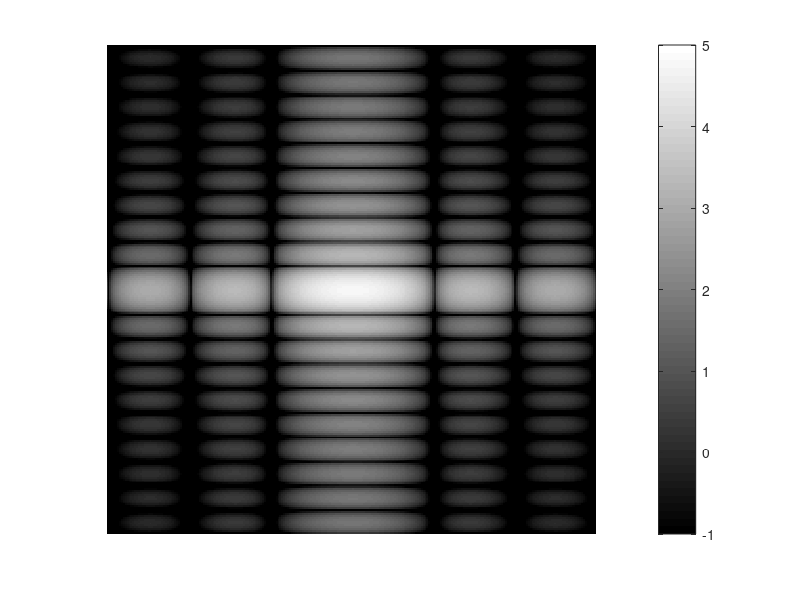

This figure's MATLAB source:
%Se debera construir una imagen f(m,n) donde
%todo lo que se encuentre dentro de dicha region
%valdra 1 y todo lo que se encuentre fuera
%valdra 0

%Imagen de 30*30 todo en cero
f = zeros(30,30);
%Definimos la region de la funcion
f(5:24,12:17) = 1;
imshow(f,'InitialMagnification','fit');

%calcular de la fft de 2 dimensiones
F = fft2(f);
f2 = log(abs(F));
imshow(f2,[-1 5], 'InitialMagnification','fit');
colormap(jet);colorbar;

%Para visualizacion de la imagen agregaremos mas pixeles
%hasta tener una matriz de 256*256
F = fft2(f,256,256);
%f2 = log(abs(f));
f2 = fftshift(F);
f3 = log(abs(f2));
imshow(f3,[-1 5], 'InitialMagnification','fit');
colormap(jet);colorbar;

%reporte X de la fft de 2 dimensiones
